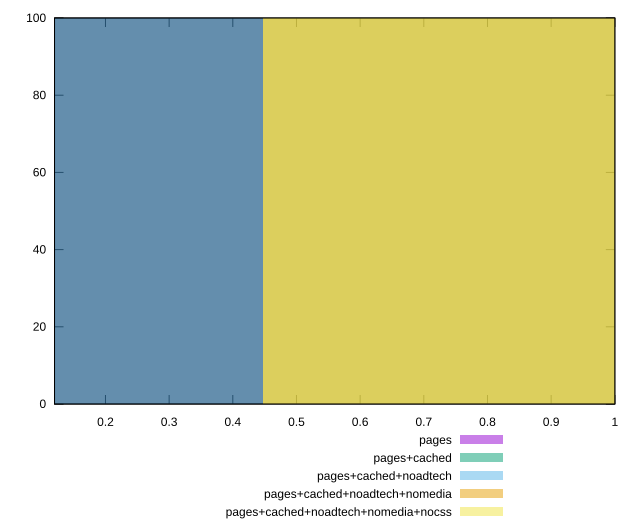

Source code (gnuplot):
reset

$pages <<EOF
0 100
EOF

$pagesCached <<EOF
0 100
EOF

$pagesCachedNoadtech <<EOF
0.8934611788288064 100
EOF

$pagesCachedNoadtechNomedia <<EOF
0.8934611788288064 100
EOF

$pagesCachedNoadtechNomediaNocss <<EOF
0.8934611788288064 100
EOF

set key outside below
set boxwidth 0.8934611788288064
set xrange [0.12:1]
set yrange [0:100]
set trange [0:100]
set style fill transparent solid 0.5 noborder
set terminal svg size 640, 530 enhanced background rgb 'white'
set output "report_00009_2021-02-08T22-37-41.559Z/uses-long-cache-ttl/comparison/histogram/all_score.svg"

plot $pages title "pages" with boxes, \
     $pagesCached title "pages+cached" with boxes, \
     $pagesCachedNoadtech title "pages+cached+noadtech" with boxes, \
     $pagesCachedNoadtechNomedia title "pages+cached+noadtech+nomedia" with boxes, \
     $pagesCachedNoadtechNomediaNocss title "pages+cached+noadtech+nomedia+nocss" with boxes

reset
